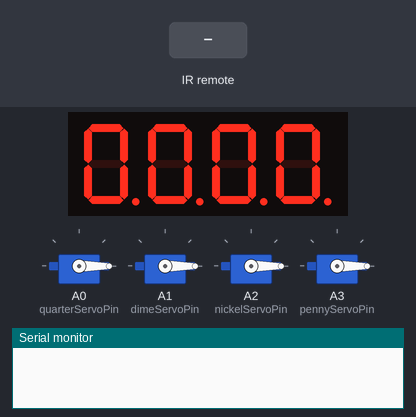
Recording of a sketch running on a simulated Arduino Uno, built with avr-gcc and run on an emulated ATmega328P. Parts: 4-digit seven-segment display, 4 × servo, the last lines printed to the serial monitor. Wiring (inferred from the names in the program): 4-digit 7-segment display, segments lit when HIGH: segments pin 2, pin 3, pin 4, pin 5, pin 6, pin 7, pin 8, pin 5; digit selects pin 9, pin 10, pin 11, pin 12. Inputs (shaded band) come from the test bench. The segment pins are drawn as the display they are named for.

Above: at 1.2 s.
1.3 s: infrared code 0xC received
At 2.3 s:
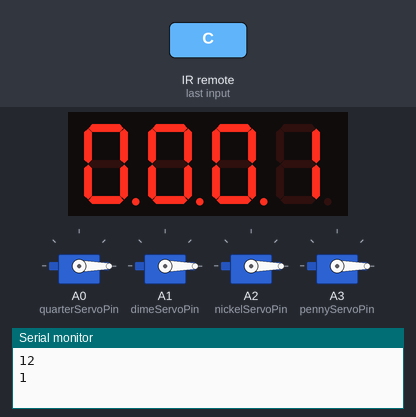
2.8 s: infrared code 0x40 received
At 3.9 s:
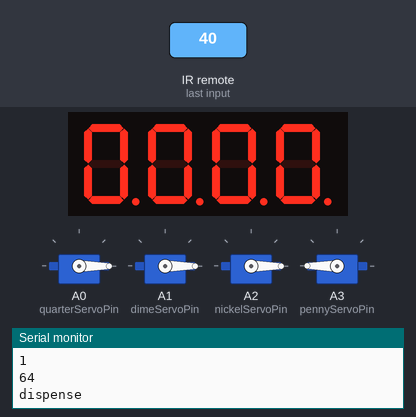
Timing chart, 0 to 5.9 s (numbered marks = the images above; inputs shaded):
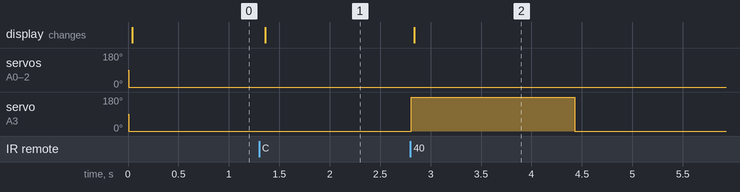

The sketch:

combined.ino
```cpp
#include <Servo.h>
#include <IRremote.h>


using namespace std;


//declare used class
class coinQueue{
  private:
    Servo* myServo;//holds servo
    int timer;     // default value 375, count down;
    int numToDo;  // this will be 2 times the button presses. If you want 4 coins dispensed, this number will start at 8
    bool servPos; //true  means pushed, false means not pushed in
  public:
    coinQueue(){ //default constructor
      timer = 375;
      numToDo = 0;
    }
    void attach(Servo* aServo){ //constructor helper function, this function should not be used, I should probabbly make this private
      myServo = aServo;
    }
    void addCount(){  //funciton caled when the button is pressed, it only adds.
      numToDo++;
      numToDo++;
    }
    void moveServo(){   //function called every tick, it will set to the write position based on the servoPos variable.
      if(servPos == true){
        //write
        myServo->write(180);
      }else if (servPos ==false){
        myServo->write(0);
      }
    }
    void tick(){
      if(numToDo <= 0){ //if the queue is empty, put timer at max value
        timer = 0; //set to zero, so that when a button is pressed and numToDo goes up, the servo position automatically goes to the outward position. when it goes into the else right bellow
        servPos = false;
        moveServo();
      } else {    //if queueu as stuff in it
        timer--;    //decrement timer
        if(timer <= 0 ){  //if timer has run out, reset timer, decrease the num to do, and flip the servo position
          timer = 375;
          numToDo--;
          servPos = !servPos;
          moveServo();
        } else {
          moveServo();
        }
      }
    }
};


class numberHolder{
  private:
    int one;
    int ten;
    int hundred;
    int thousand;
    int previousNum1;
    int previousNum2;
    int prevNumber;
  public:
    numberHolder(){
      one = 0;
      ten = 0;
      hundred = 0;
      thousand = 0;
      previousNum1 = 0;
      previousNum2 = 0;
      prevNumber = 0;
    }
    void enterNumber(int newNumber){ // the limitation of this design is that the old thousand is lost, it cant be brought back
      previousNum2 = previousNum1;
      previousNum1 = thousand;
      thousand = hundred;
      hundred = ten;
      ten = one;
      one = newNumber;
    }
    void deleteNumber(){
      one = ten;
      ten = hundred;
      hundred = thousand;
      thousand = previousNum1;
      previousNum1 = previousNum2;
      previousNum2 = 0;
    }
    int first(){
      return thousand;
    }
    int second(){
      return hundred;
    }
    int third(){
      return ten;
    }
    int fourth(){
      return one;
    }
    void subractQuarter(){
      int total = one + (10 *ten) + (100*hundred) + (1000*thousand);
      total = total - 25;
      thousand = total / 1000;
      total -= (thousand * 1000);
      hundred = total /100;
      total -= (hundred*100);
      ten  = (total/10);
      total -= (ten *10);
      one = total;
    }
        void subractDime(){
      int total = one + (10 *ten) + (100*hundred) + (1000*thousand);
      total = total - 10;
      thousand = total / 1000;
      total -= (thousand * 1000);
      hundred = total /100;
      total -= (hundred*100);
      ten  = (total/10);
      total -= (ten *10);
      one = total;
    }
        void subractNickel(){
      int total = one + (10 *ten) + (100*hundred) + (1000*thousand);
      total = total - 5;
      thousand = total / 1000;
      total -= (thousand * 1000);
      hundred = total /100;
      total -= (hundred*100);
      ten  = (total/10);
      total -= (ten *10);
      one = total;
    }
        void subractPenny(){
      int total = one + (10 *ten) + (100*hundred) + (1000*thousand);
      total = total - 1;
      thousand = total / 1000;
      total -= (thousand * 1000);
      hundred = total /100;
      total -= (hundred*100);
      ten  = (total/10);
      total -= (ten *10);
      one = total;
    }
    int returnNumber(){
      return ( one + (10 *ten) + (100*hundred) + (1000*thousand));
    }
    void clear(){
      prevNumber = one + (10 *ten) + (100*hundred) + (1000*thousand);
      one = 0;
      ten = 0;
      hundred = 0;
      thousand = 0;
      previousNum1 = 0;
      previousNum2 = 0;
    }
    int getPrevious(){
      return prevNumber;
    }
};

//declare function to calculate coins
void coinMath(int change, coinQueue &quarter, coinQueue &dime, coinQueue &nickel, coinQueue &penny){


int quarters = 0;
int dimes = 0;
int nickels = 0;
int pennies = 0;

   quarters = change / 25;
    change = change % 25;
    dimes = change / 10;
    change = change % 10;
    nickels = change / 5;
    change = change % 5;
    pennies = change / 1;
    change = change % 1;

    for(int i = 0; i < quarters; i++) {
       quarter.addCount();
    }
        for(int i = 0; i < dimes; i++) {
        dime.addCount();
    }
        for(int i = 0; i < nickels; i++) {
       nickel.addCount();
    }
        for(int i = 0; i < pennies; i++) {
        penny.addCount();
    }


};

class irTimer{
  private:
    int timer = 100;
    bool accInput = true;
  public:
    void tick(){
      timer--;
      if(timer <= 0){
        accInput = true;
        timer = 100;
      }
    }
    bool acceptingInput(){
      return accInput;
    }
    void debounceActive(){
      accInput = false;
    }


};


//declare segment display pins
int Apin = 2;
int Bpin = 3;
int Cpin = 4;
int Dpin = 5;
int Epin = 6;
int Fpin = 7;
int Gpin = 8;

// declare the 4 digit displays
//create enumerator to increase readabiltiy of code
enum digPin {
         dig1Pin = 9,
             dig2Pin = 10,
             dig3Pin = 11,
             dig4Pin = 12
            };


//declare servo pins
int quarterServoPin = A0;
int dimeServoPin = A1;
int nickelServoPin = A2;
int pennyServoPin = A3;


//declare irRemotePin
int irSensorPin = 13;


//declare IRremote class
IRrecv irrecv(irSensorPin);


//this array maps a number to the 7 segment displays
//to get the segments for the number 5, call sevenMap[5][<specificc_segment>]
bool sevenMap[10][7] = { {1,1,1,1,1,1,0}, {0,1,1,0,0,0,0} , {1,1,0,1,1,0,1} ,
{1,1,1,1,0,0,1}, {0,1,1,0,0,1,1} , {1,0,1,1,0,1,1},
                    {1,0,1,1,1,1,1}, {1,1,1,0,0,0,0}, {1,1,1,1,1,1,1},
                    {1,1,1,0,0,1,1}

                   };

//declare Servo
  Servo* quarterServo = new Servo;
  Servo* nickelServo = new Servo;
  Servo* dimeServo = new Servo;
  Servo* pennyServo = new Servo;

//declare classes
  coinQueue quarter;
  coinQueue dime;
  coinQueue nickel;
  coinQueue penny;

//declare numbers to Display class
  numberHolder numDisp;


//declare the debounce timer class for the ir remote
  irTimer irDebouncer;

int danceCount = 4;


void setup()
{
  pinMode(Apin, OUTPUT);
  pinMode(Bpin, OUTPUT);
  pinMode(Cpin, OUTPUT);
  pinMode(Dpin, OUTPUT);
  pinMode(Epin, OUTPUT);
  pinMode(Fpin, OUTPUT);
  pinMode(Gpin, OUTPUT);

  pinMode(dig1Pin, OUTPUT);
  pinMode(dig2Pin, OUTPUT);
  pinMode(dig3Pin, OUTPUT);
  pinMode(dig4Pin, OUTPUT);

  pinMode(quarterServoPin, OUTPUT);
  pinMode(dimeServoPin, OUTPUT);
  pinMode(nickelServoPin, OUTPUT);
  pinMode(pennyServoPin, OUTPUT);
  quarterServo->attach(quarterServoPin);
  dimeServo->attach(dimeServoPin);
  nickelServo->attach(nickelServoPin);
  pennyServo->attach(pennyServoPin);
  quarter.attach(quarterServo);
  dime.attach(dimeServo);
  nickel.attach(nickelServo);
  penny.attach(pennyServo);

  irrecv.enableIRIn();


  Serial.begin(9600);
}

/* note about the display. In order to display to a digit, the dig pin must be set to high
Then all of the segments must also be set to high. */

/*

digitalWrite(dig1Pin, HIGH);
    digitalWrite(dig2Pin, HIGH);
    digitalWrite(Bpin, HIGH);
                 //is this a good idea to write to a ground pin to prevent the LED form diplaying?
                 //probabbly should use a transistor
               //the use of enumerators might be a great way to do this cycle between displays

*/


//use of enumerator increases readability in the for loop, without me having to create a data struture and rename the already declared pins

void loop()
{


  if (irrecv.decode()){ // have we received an IR signal?
     if(irDebouncer.acceptingInput()){
      Serial.println(irrecv.decodedIRData.command);
       switch(irrecv.decodedIRData.command){
          case 64: coinMath(numDisp.returnNumber(), quarter, dime, nickel, penny); numDisp.clear();  Serial.println("dispense");  break; // enter
          case 22: numDisp.enterNumber(0); Serial.println(0);    break; // 0
          case 12: numDisp.enterNumber(1); Serial.println(1);    break; // 1
          case 24: numDisp.enterNumber(2);Serial.println(2);    break; // 2
          case 94: numDisp.enterNumber(3); Serial.println(3);   break; // 3
          case 8: numDisp.enterNumber(4); Serial.println(4);   break;// 4
          case 28: numDisp.enterNumber(5); Serial.println(5);   break; // 5
          case 90: numDisp.enterNumber(6); Serial.println(6);   break; // 6
          case 66: numDisp.enterNumber(7);  Serial.println(7);  break; //7
          case 82: numDisp.enterNumber(8);  Serial.println(8); break; // 8
          case 74: numDisp.enterNumber(9);  Serial.println(9); break; // 9
          case 68: numDisp.deleteNumber(); Serial.println("backSpace"); break; // remove last entered number
          case 13: coinMath(numDisp.getPrevious(), quarter, dime, nickel, penny); Serial.println("dispense Previous"); break; // previous number dispense
          case 71: danceCount = 94; break;
          default:     /* do nothing */        ;
       }// End Case
       irDebouncer.debounceActive();
     } else {
      Serial.println("debounce");
      //the timer did not allow input
     } // if else for timer debounce
  }
  irrecv.resume(); // receive the next value

  int numToDisplay[4] = {numDisp.first(), numDisp.second(), numDisp.third(),numDisp.fourth()};
  for(int i = dig4Pin ; i >= dig1Pin ; i--){
    for(int j = 0; j<7; j++){
     digitalWrite(j+2, sevenMap[numToDisplay[i-9]][j] );
    }
    digitalWrite(i, HIGH);
    delay(1);  // the clock delay must go between the display, othewise the display is really dim
    digitalWrite(i, LOW);
  }

  if(danceCount > 0){
    switch(danceCount){
      case 94: quarter.addCount(); break;
      case 70: nickel.addCount();break;
      case 47: penny.addCount();break;
      case 24:  dime.addCount();break;
    }
    danceCount --;

  }
  /*
  Serial.println(numDisp.first());
  Serial.println(numDisp.second());   //this is debuggin stuff
  Serial.println(numDisp.third());
  Serial.println(numDisp.fourth());
  */


  irDebouncer.tick();
  quarter.tick();
  dime.tick();
  nickel.tick();
  penny.tick();

}
```

Measured:
- after the input at 1.3 s, the display: changes after 0.06 s (image 1)
- after the input at 2.8 s, servo on A3 (pennyServoPin): 0° → 180° at once, → 0° 1.6 s later; the display: changes at once (image 2)
